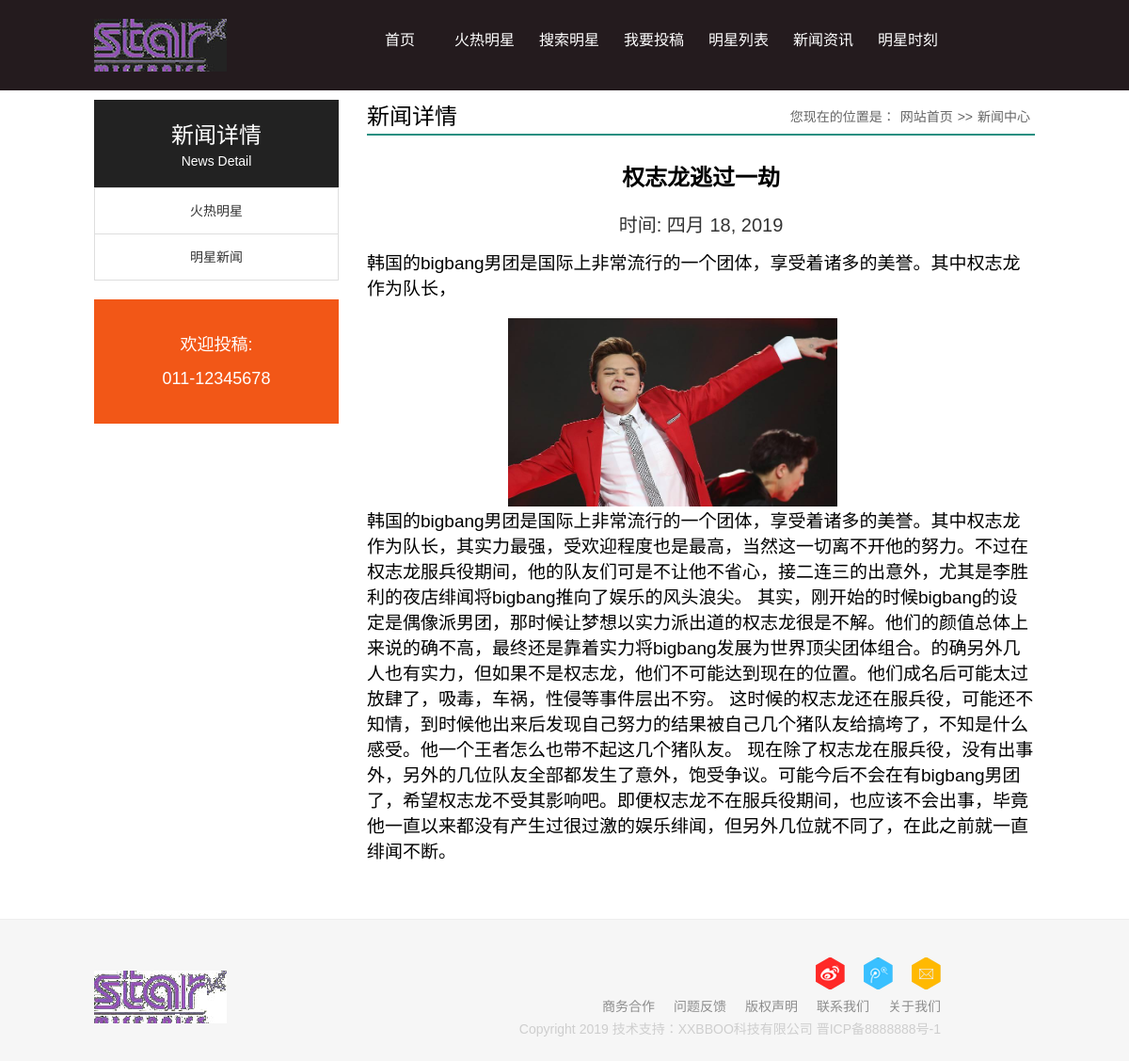
The app's page /article_detail/4 with its own data.
### Star/models.py (models this page shows)
class Article(models.Model):
    title = models.CharField(max_length=32)
    date = models.DateField()
    content = models.TextField()
    picture = models.ImageField(upload_to="images")
    label = models.CharField(max_length=16)

### Star/views.py (the view)
# urls.py: re_path('article_detail/(?P<id>\d+)',article_detail),
def article_detail(request,id):
    id = int(id)
    article = Article.objects.filter(id =id).first()
    return render(request,"article.html",locals())

### templateTag/templatetags/selftag.py (called while the page is built)
@register.filter("part")
def part(str):
    return str[:45]

### templates/article.html (shortened to what this page needs)
{% extends "base.html" %}
{% load selftag %}
{% block container %}
<div  class="mainbox">
<div class="menu_box left">
    <h2>新闻详情<span>News Detail</span></h2>
    <ul class="news_menu">
      <li><a href="/index/#works">火热明星</a></li>
      <li><a href="/index/#news">明星新闻</a></li>
    </ul>
    <div class="hot_line">
      <p>欢迎投稿:</p>
      <span>011-12345678</span> </div>
  </div>
  <div class="news_box right">
    <h2 class="nh1"><span>您现在的位置是：<a href="/" target="_blank">网站首页</a>>><a href="#" target="_blank">新闻中心</a></span><b>新闻详情</b></h2>
    <div class="f_box">
      <p class="a_title">{{ article.label }}</p>
      <p class="p_title">时间: {{ article.date }}</p>
        <p class="article">{{ article.content|part }}</p>
    </div>
      <img style="width: 350px;height: 200px;margin-left: 150px" src="/static/{{ article.picture }}">
      <p class="article" style="margin-bottom: 50px">{{ article.content }}</p>
  </div>
</div>
{% endblock %}

### static/css/base.css (style rules this page uses)
body, ol, ul, h1, h2, h3, h4, h5, h6, p, th, td, dl, dd, form, fieldset, legend, input, textarea, select { margin: 0; padding: 0; }
body { font: 12px Arial, "Microsoft Yahei", Helvetica, sans-serif; -webkit-text-size-adjust: 100%; }
a { color: #333; text-decoration: none }
li { list-style: none; }
img { border: 0; vertical-align: middle; }
p { word-wrap: break-word }
.left { float: left; }
.right { float: right; }
.mainbox { width:1000px; margin:10px auto; overflow:hidden }

### static/css/main.css (style rules this page uses)
.menu_box { width: 260px; }
.menu_box h2 { background: #222; padding: 20px 30px; font-size: 24px; line-height: 36px; color: #fff; font-weight: normal; text-align: center }
.menu_box h2 span { display: block; font-size: 14px; line-height: 18px; }
.news_menu li { line-height: 48px; border: 1px solid #dedede; margin-top: -1px; text-align: center }
.news_menu li a { display: block; font-size: 14px; transition: all 0.25s; }
.news_box { width: 710px }
.nh1 { font-size: 24px; line-height: 36px; border-bottom: #258f81 2px solid; }
.nh1 b { font-weight: normal }
.nh1 span { float: right; font-size: 14px; color: #666; font-weight: normal }
.nh1 span a { color: #666; margin: 0 5px }
.hot_line { background: #F25717; text-align: center; color: #FFF; padding: 30px 0; margin: 20px 0; font-size: 18px; line-height: 36px }
.f_box { margin: 20px 0 }
.a_title { text-align: center; font-size: 24px; font-weight: bold; color: #000; line-height: 50px }
.p_title { text-align: center; font-size: 20px; color: #333; line-height: 50px; }

### templates/article.html (style rules this page uses)
.article { font-size: 19px; }

### records on screen
Article: label "权志龙逃过一劫", date "四月 18, 2019", content|part "韩国的bigbang男团是国际上非常流行的一个团体，享受着诸多的美誉。其中权志龙作为队长，", picture (picture), content "韩国的bigbang男团是国际上非常流行的一个团体，享受着诸多的美誉。其中权志龙作为队长，其实力最强，受欢迎程度也是最高，当然这一切离不开他的努力。不过在权志龙服兵役期间，他的队友们可是不让他不省心，接二连三的出意外，尤其是李胜利的夜店绯闻将bigbang推向了娱乐的风头浪尖。 其实，刚开始的时候bigbang的设定是偶像派男团，那时候让梦想以实力派出道的权志龙很是不解。他们的颜值总体上来说的确不高，最终还是靠着实力将bigbang发展为世界顶尖团体组合。的确另外几人也有实力，但如果不是权志龙，他们不可能达到现在的位置。他们成名后可能太过放肆了，吸毒，车祸，性侵等事件层出不穷。 这时候的权志龙还在服兵役，可能还不知情，到时候他出来后发现自己努力的结果被自己几个猪队友给搞垮了，不知是什么感受。他一个王者怎么也带不起这几个猪队友。 现在除了权志龙在服兵役，没有出事外，另外的几位队友全部都发生了意外，饱受争议。可能今后不会在有bigbang男团了，希望权志龙不受其影响吧。即便权志龙不在服兵役期间，也应该不会出事，毕竟他一直以来都没有产生过很过激的娱乐绯闻，但另外几位就不同了，在此之前就一直绯闻不断。"
